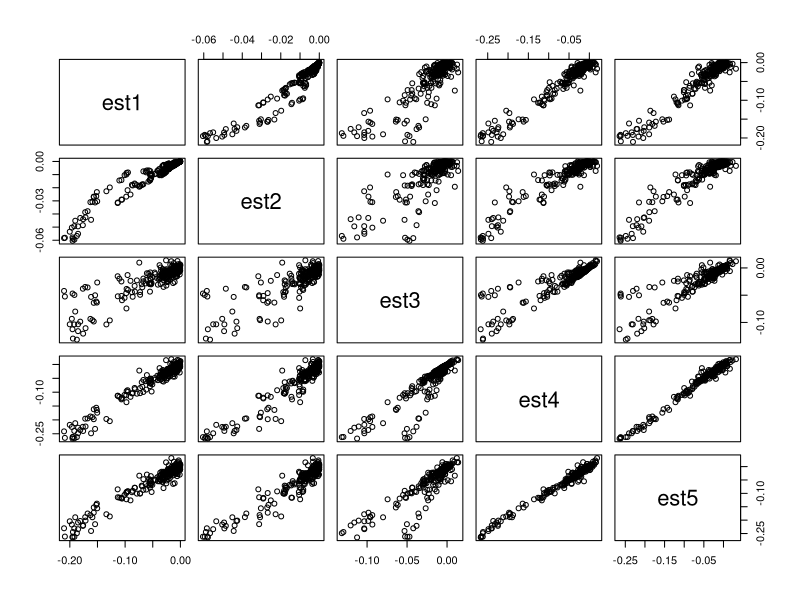
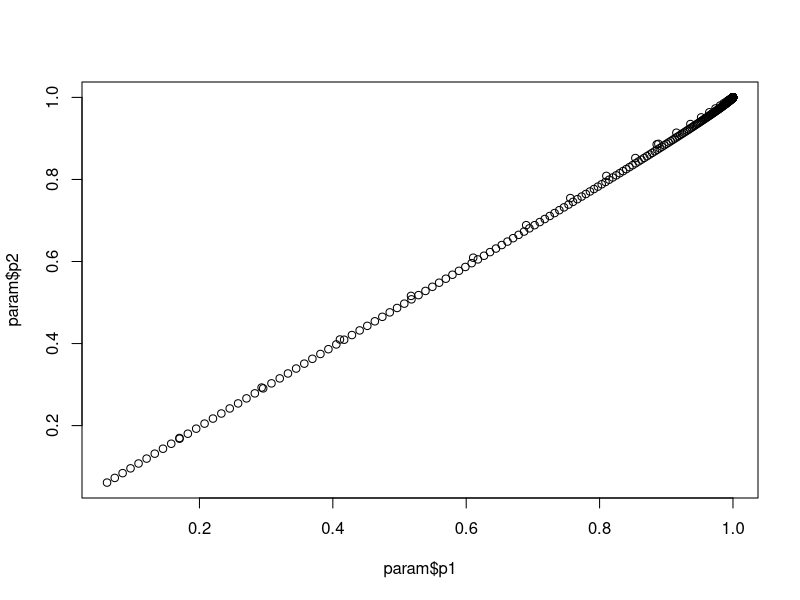
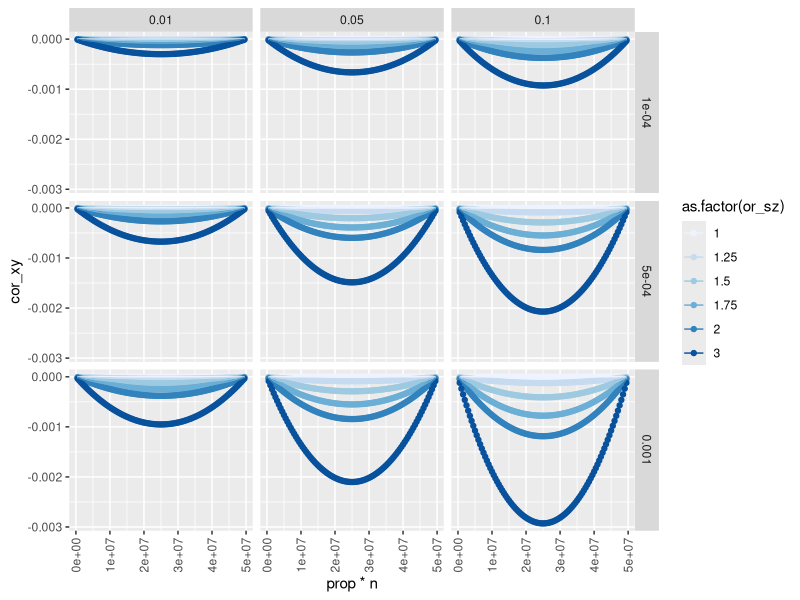
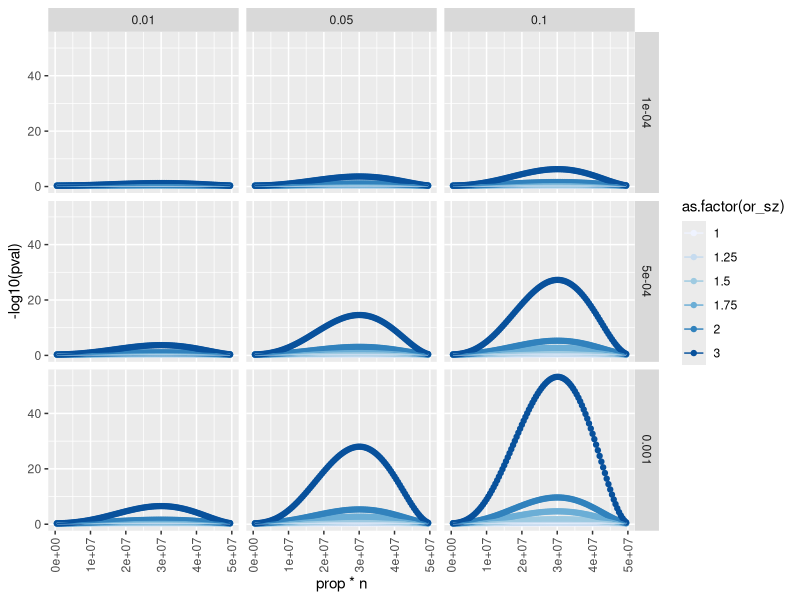
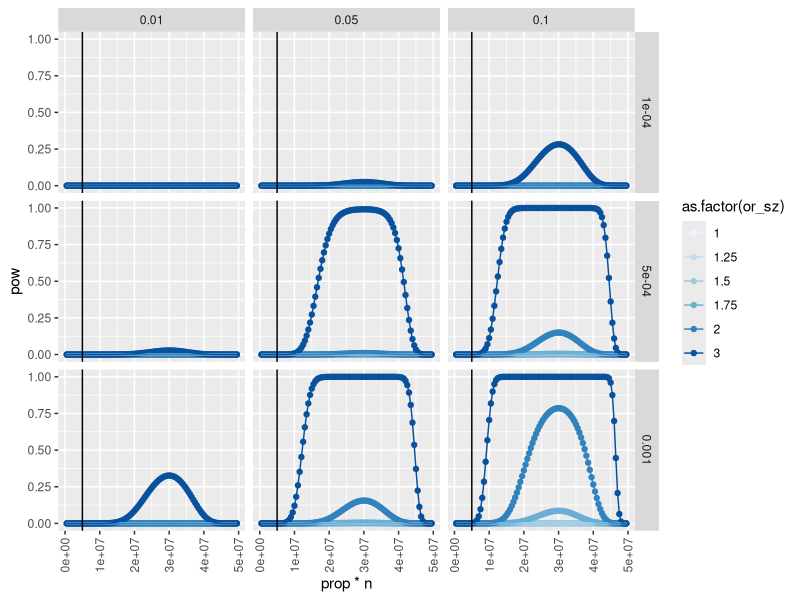

Generate these figures, in order, with R:
## ---- chunk 1
knitr::opts_chunk$set(
  collapse = TRUE,
  comment = "#>"
)
## ---- chunk 2
suppressWarnings(suppressPackageStartupMessages({
  library(knitr)
  library(ggplot2)
  library(dplyr)
  library(pwr)
}))
knitr::opts_chunk$set(echo=TRUE, message=FALSE, warning=FALSE, dev="png")
## ---- chunk 3
set.seed(20200420)
n <- 100000
x <- rnorm(n)
y <- rnorm(n)
b_xy <- 0
b_xs <- 6
b_ys <- 8
b_sz <- 5
s <- x * b_xs + y * b_ys + rnorm(n)
z <- s * b_sz + rnorm(n)
## ---- chunk 4
(b_xy * var(s) * var(x) - b_xs * b_ys * var(x) * var(y)) / (b_ys^2 * var(x) * var(y) + var(x))
lm(y ~ x + s)$coef[2]
## ---- chunk 5
b_xz <- lm(z ~ x)$coef[2]
b_yz <- lm(z ~ y)$coef[2]
(b_xy * var(z) * var(x) - b_xz * b_yz * var(x) * var(y)) / (b_yz^2 * var(x) * var(y) + var(x))
lm(y ~ x + z)$coef[2]
## ---- chunk 6
set.seed(12345)
n <- 100000
maf <- 0.3
x <- rbinom(n, 2, maf)
y <- rnorm(n, sd=3)
s <- x * 6 + y * 8 + rnorm(n)
z <- s * 5 + rnorm(n)
## ---- chunk 7
(b_xy * var(s) * var(x) - b_xs * b_ys * var(x) * var(y)) / (b_ys^2 * var(x) * var(y) + var(x))
lm(y ~ x + s)$coef[2]
## ---- chunk 8
b_xz <- lm(z ~ x)$coef[2]
b_yz <- lm(z ~ y)$coef[2]
(b_xy * var(z) * var(x) - b_xz * b_yz * var(x) * var(y)) / (b_yz^2 * var(x) * var(y) + var(x))
lm(y ~ x + z)$coef[2]
## ---- chunk 9
x <- rbinom(n, 2, maf)
y <- rnorm(n)
s <- x * b_xs + y * b_ys
l <- b_sz*s
pr <- 1 / (1 + exp(-l))
z <- rbinom(n, 1, pr)
table(z)
## ---- chunk 10
b_xz <- lm(z ~ x)$coef[2]
b_yz <- lm(z ~ y)$coef[2]
(b_xy * var(z) * var(x) - b_xz * b_yz * var(x) * var(y)) / (b_yz^2 * var(x) * var(y) + var(x)*var(z))
(b_xy * var(z) * var(x) - b_xz * b_yz * var(x) * var(y)) / (b_yz^2 * var(x) * var(y) + var(x))
lm(y ~ x + z)$coef[2]
lm(y[z==1] ~ x[z==1])$coef[2]
## ---- chunk 11
library(dplyr)
param <- expand.grid(
	n = 100000,
	maf = c(0.1, 0.5, 0.7),
	b_xy = c(0, 0.3),
	b_xs = c(0.1, 0.6),
	b_ys = c(0.4, 0.8),
	b_sz = c(0.4, 0.8),
	sdy = c(1, 3),
	alpha = c(0, 1, 2),
	sim=1
)

out <- list()
for(i in 1:nrow(param))
{
	message(i)
	pa <- param[i, ]
	x <- rbinom(pa$n, 2, pa$maf)
	y <- rnorm(pa$n, sd=pa$sdy)
	s <- x * pa$b_xs + y * pa$b_ys
	l <- pa$alpha + pa$b_sz*s
	pr <- 1 / (1 + exp(-l))
	z <- rbinom(pa$n, 1, pr)
	b_xz <- cov(x,z) / var(x)
	b_yz <- cov(y,z) / var(y)
	pa$est1 <- (b_xy * var(z) * var(x) - b_xz * b_yz * var(x) * var(y)) / (b_yz^2 * var(x) * var(y) + var(x)*var(z))
	pa$est2 <- (b_xy * var(z) * var(x) - b_xz * b_yz * var(x) * var(y)) / (b_yz^2 * var(x) * var(y) + var(x))
	pa$est3 <- (cov(x,y)/sd(x) - cov(x,z) * cov(y, z) / var(z)) / (1 - cov(x,z)^2/var(z))
	pa$est4 <- lm(y ~ x + z)$coef[2]
	pa$est5 <- cov(y[z==1], x[z==1]) / var(x[z==1])
	out[[i]] <- pa
}

out <- bind_rows(out)
subset(out, select=c(est1, est2, est3, est4, est5)) %>% pairs
subset(out, select=c(est1, est2, est3, est4, est5)) %>% cor
## ---- chunk 12
x <- rbinom(n, 2, maf)
y <- rnorm(n)
s <- x * b_xs + y * b_ys
l <- b_sz*s
pr <- 1 / (1 + exp(-l))
z <- rbinom(n, 1, pr)
table(z)
b_xz <- lm(z ~ x)$coef[2]
b_yz <- lm(z ~ y)$coef[2]
(b_xy * var(z) * var(x) - b_xz * b_yz * var(x) * var(y)) / (b_yz^2 * var(x) * var(y) + var(x)*var(z))
(b_xy * var(z) * var(x) - b_xz * b_yz * var(x) * var(y)) / (b_yz^2 * var(x) * var(y) + var(x))
lm(y ~ x + z)$coef[2]
lm(y[z==1] ~ x[z==1])$coef[2]
## ---- chunk 13
b_xs = cov(x,s)/var(x)
b_ys = cov(y,s)/var(y)
b_sz = cov(s,z)/var(s)
(b_xy * var(z) * var(x) - b_xz * b_yz * var(x) * var(y)) / (b_yz^2 * var(x) * var(y) + var(x)*var(z))
(b_xy * var(z) * var(x) - b_xs * b_sz * b_ys * b_sz * var(x) * var(y)) / ((b_ys * b_sz)^2 * var(x) * var(y) + var(x)*var(z))
## ---- chunk 14
x <- rbinom(n, 2, maf)
y <- rnorm(n)
s <- x * b_xs + y * b_ys
l <- b_sz*s
pr <- 1 / (1 + exp(-l))
z <- rbinom(n, 1, pr)
b_xz <- lm(z ~ x)$coef[2]
b_yz <- lm(z ~ y)$coef[2]
logor = glm(z ~ s, family="binomial")$coef[2]

# estimate lm
bhat_sz = lm(z ~ s)$coef[2]

# convert beta to logor
prop <- sum(z == 1) / length(z)
mu <- prop * (1 - prop)

# get beta from logOR
logor * mu
cov(s,z)/var(s)

lm(y[z==1] ~ x[z==1])$coef[2]
b_xs = cov(x,s)/var(x)
b_ys = cov(y,s)/var(y)
b_sz = cov(s,z)/var(s)

(b_xy * var(z) * var(x) - b_xz * b_yz * var(x) * var(y)) / (b_yz^2 * var(x) * var(y) + var(x)*var(z))
(b_xy * var(z) * var(x) - b_xs * b_sz * b_ys * b_sz * var(x) * var(y)) / ((b_ys * b_sz)^2 * var(x) * var(y) + var(x)*var(z))
(b_xy * var(z) * var(x) - b_xs * logor * mu * b_ys * logor * mu * var(x) * var(y)) / ((b_ys * logor * mu)^2 * var(x) * var(y) + var(x)*var(z))

## ---- chunk 15
set.seed(12345)
n <- 10000
maf <- 0.3
rsq_gs <- 0.1
rsq_xs <- 0.2
vx <- 1
vs <- 1
rsq_s <- rsq_gs + rsq_xs
g <- rbinom(n,2,maf)
x <- rnorm(n)
b_gs <- sqrt(rsq_gs * vs / (2*maf*(1-maf)))
b_xs <- sqrt(rsq_xs * vs / vx)
ve <- vs - b_gs^2 * 2*maf*(1-maf) - b_xs^2 * vx
s <- g * b_gs + x * b_xs + rnorm(n, sd=sqrt(ve))
var(s)
cor(g, s)^2
cor(x, s)^2
## ---- chunk 16
# input parameters
n = 100000
prop <- 0.3
or_sz <- 2.5
b_xy = 0
rsq_xs = 0.05
rsq_ys = 0.1
maf = 0.3
vy = 1
vs = 1

# infer
logor_sz <- log(or_sz)
vz <- prop * (1-prop)
vx <- 2 * maf * (1-maf)
b_xs <- sqrt(rsq_xs * vs / (2*maf*(1-maf)))
b_ys <- sqrt(rsq_ys * vs / vy)
ve <- vs - b_xs^2 * 2*maf*(1-maf) - b_ys^2 * vy
alpha <- log((1 - prop)/prop)

# generate
y <- rnorm(n)
x <- rbinom(n, 2, maf)
s <- x * b_xs + y * b_ys + rnorm(n, sd=sqrt(ve))
cor(s,x)^2
cor(s,y)^2
l <- alpha + logor_sz * s
pr <- 1 / (1 + exp(-l))
z <- rbinom(n, 1, pr)

# infer
lm(y[z==1] ~ x[z==1])$coef[2]
cor(y[z==1], x[z==1])

# derive
bh_xs = cov(x,s)/var(x)
bh_xz = cov(x,z)/var(x)
bh_ys = cov(y,s)/var(y)
bh_yz = cov(y,z)/var(y)
bh_sz = cov(s,z)/var(s)

(b_xy * var(z) * var(x) - bh_xz * bh_yz * var(x) * var(y)) / (bh_yz^2 * var(x) * var(y) + var(x)*var(z))
(b_xy * var(z) * var(x) - cov(x,z)/var(x) * cov(y,z)/var(y) * var(x) * var(y)) / ((cov(y,z)/var(y))^2 * var(x) * var(y) + var(x)*var(z))
(b_xy * vz * vx - b_xs * logor_sz * vz * b_ys * logor_sz * vz * vx * vy) / ((b_ys * logor_sz * vz)^2 * vx * vy + vx*vz)
## ---- chunk 17

param <- expand.grid(
  rsq = seq(0.001, 0.4, by=0.001),
  n = c(100,1000, 10000)
)
for(i in 1:nrow(param))
{
  param$p1[i] <- power.anova.test(groups=2, n=param$n[i], between.var=param$rsq[i], within.var=1-param$rsq[i],sig.level=0.05)$power
  param$p2[i] <- pwr.r.test(n=param$n[i],r=sqrt(param$rsq[i]),sig.level=0.05)$power
}
plot(param$p1, param$p2)

## ---- chunk 18
simulate_y_structure <- function(n, prop, or_sz, b_xy, rsq_xs, rsq_ys, maf, vy=1, vs=1, sig.level=5e-8)
{
  # infer
  logor_sz <- log(or_sz)
  vz <- prop * (1-prop)
  vx <- 2 * maf * (1-maf)
  b_xs <- sqrt(rsq_xs * vs / (2*maf*(1-maf)))
  b_ys <- sqrt(rsq_ys * vs / vy)
  ve <- vs - b_xs^2 * 2*maf*(1-maf) - b_ys^2 * vy
  alpha <- log((1 - prop)/prop)
  bh_xy <- (b_xy * vz * vx - b_xs * logor_sz * vz * b_ys * logor_sz * vz * vx * vy) / ((b_ys * logor_sz * vz)^2 * vx * vy + vx*vz)
  cor_xy <- sqrt(bh_xy^2 * vx / vy) * sign(bh_xy)
  pow <- power.anova.test(groups=2, n=n * prop, between.var=cor_xy^2, within.var = 1 - cor_xy^2, sig.level=sig.level)$power
  ns <- n * prop
  se <- sqrt((1 - cor_xy^2) * vs / (ns * vx))
  pval <- pnorm(abs(bh_xy / se), lower.tail=FALSE)
  return(list(bh_xy=bh_xy, cor_xy=cor_xy, pow=pow, se=se, pval=pval, ns=ns))
}
simulate_y_structure(n=50000000, prop=0.8, 2, 0, 0.001, 0.1, 0.5)
simulate_y_structure(n=50000000, prop=0.2, 2, 0, 0.001, 0.1, 0.5)
## ---- chunk 19
param <- expand.grid(
  n = 50000000,
  prop = seq(0.01,0.99,by=0.01),
  or_sz = c(1, 1.25, 1.5, 1.75, 2, 3),
  b_xy = c(0),
  rsq_xs = c(0.0001,0.0005, 0.001),
  rsq_ys = c(0.01, 0.05, 0.1),
  maf = 0.3
)
dim(param)

res <- lapply(1:nrow(param), function(x) {
  P <- param[x,]
  o <- simulate_y_structure(n=P$n, prop=P$prop, P$or_sz, P$b_xy, P$rsq_xs, P$rsq_ys, P$maf)
  as_tibble(c(P, o))
}) %>% bind_rows()

ggplot(res, aes(x=prop*n, y=cor_xy, group=as.factor(or_sz))) +
  geom_point(aes(colour=as.factor(or_sz))) +
  geom_line(aes(colour=as.factor(or_sz))) +
  facet_grid(rsq_xs ~ rsq_ys) +
  scale_colour_brewer() +
  theme(axis.text.x=element_text(angle=90, hjust=1, vjust=0.5))

ggplot(res, aes(x=prop*n, y=-log10(pval), group=as.factor(or_sz))) +
  geom_point(aes(colour=as.factor(or_sz))) +
  geom_line(aes(colour=as.factor(or_sz))) +
  facet_grid(rsq_xs ~ rsq_ys) +
  scale_colour_brewer() +
  theme(axis.text.x=element_text(angle=90, hjust=1, vjust=0.5))

ggplot(res, aes(x=prop*n, y=pow, group=as.factor(or_sz))) +
  geom_point(aes(colour=as.factor(or_sz))) +
  geom_line(aes(colour=as.factor(or_sz))) +
  facet_grid(rsq_xs ~ rsq_ys) +
  geom_vline(xintercept=5000000) +
  scale_colour_brewer() +
  theme(axis.text.x=element_text(angle=90, hjust=1, vjust=0.5))
## ---- chunk 20
# simulate SNP
x1 = rbinom(10000, 2, 0.4)

# liability
z = 1 + 0.2*x1
mean(z)

# probability of case
pr = 1/(1+exp(-z))

# sample cases
y = rbinom(10000,1,pr)
table(y)

#now feed it to glm:
(logor = glm(y ~ x1, family="binomial")$coef[2])

# estimate lm
cov(x1,y) / var(x1)
(beta = lm(y ~ x1)$coef[2])

# convert beta to logor
prop <- sum(y == 1) / length(y)
mu <- prop * (1 - prop)
beta / mu

# Is it different when you use the known intercept?
propt <- (1 / (1+exp(-1)))
mut <- propt * (1 - propt)
beta / mut
